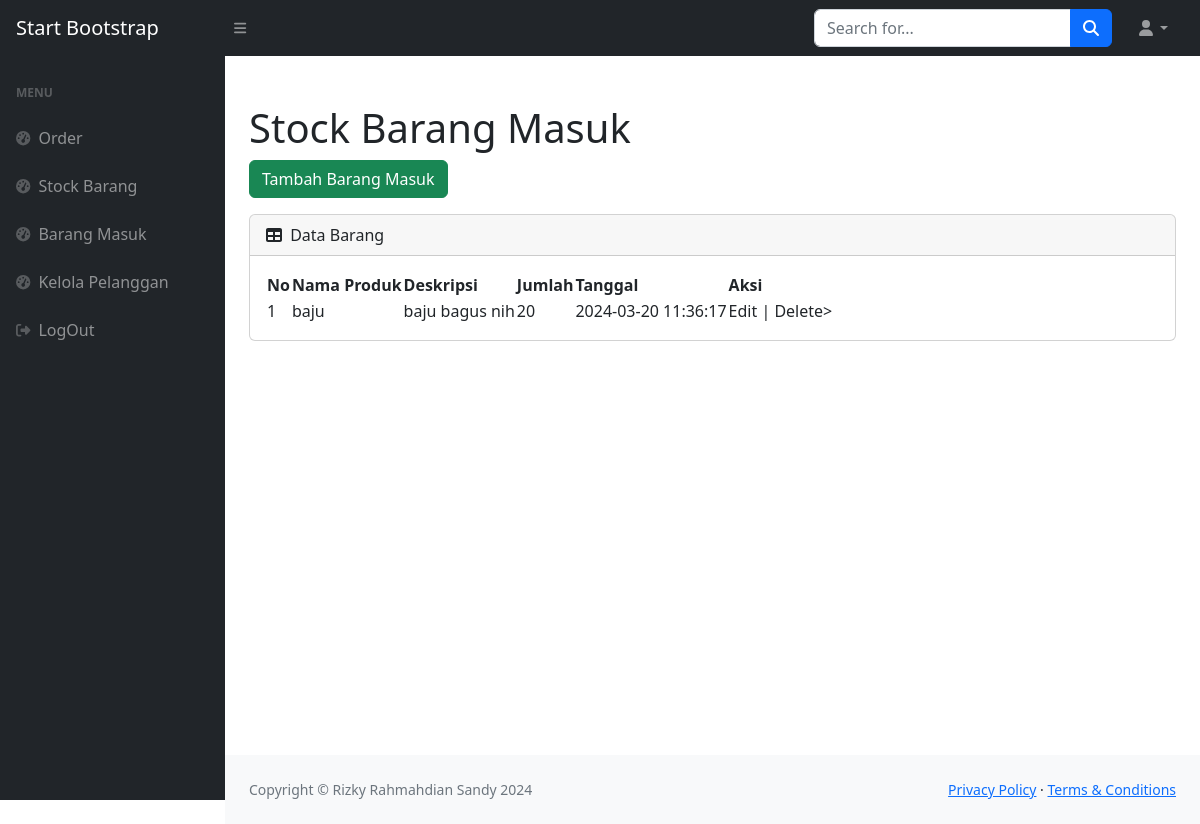
Page /masuk.php (signed in) on the committed database.
### tables this page shows
CREATE TABLE `masuk` (
  `id_masuk` int(11) NOT NULL,
  `id_produk` int(11) NOT NULL,
  `qty` int(11) NOT NULL,
  `tgl_masuk` datetime NOT NULL DEFAULT current_timestamp()
);

CREATE TABLE `produk` (
  `id_produk` int(11) NOT NULL,
  `nama_produk` varchar(35) NOT NULL,
  `deskripsi` varchar(35) NOT NULL,
  `harga` int(11) NOT NULL,
  `stock` int(11) NOT NULL
);

### masuk.php (the view, shortened to what this page needs)
<?php
require('template/header.php') ; require('ceklogin.php');
$barang = mysqli_query($koneksi, "SELECT * FROM masuk m, produk p WHERE m.id_produk=p.id_produk")
?>
<?php require('template/header.php');?>
    <body class="sb-nav-fixed">
        <nav class="sb-topnav navbar navbar-expand navbar-dark bg-dark">
            <a class="navbar-brand ps-3" href="index.php">Start Bootstrap</a>
            <button class="btn btn-link btn-sm order-1 order-lg-0 me-4 me-lg-0" id="sidebarToggle" href="#!"><i class="fas fa-bars"></i></button>
            <form class="d-none d-md-inline-block form-inline ms-auto me-0 me-md-3 my-2 my-md-0">
                <div class="input-group">
                    <input class="form-control" type="text" placeholder="Search for..." aria-label="Search for..." aria-describedby="btnNavbarSearch" />
                    <button class="btn btn-primary" id="btnNavbarSearch" type="button"><i class="fas fa-search"></i></button>
                </div>
            </form>
            <ul class="navbar-nav ms-auto ms-md-0 me-3 me-lg-4">
                <li class="nav-item dropdown">
                    <a class="nav-link dropdown-toggle" id="navbarDropdown" href="#" role="button" data-bs-toggle="dropdown" aria-expanded="false"><i class="fas fa-user fa-fw"></i></a>
                </li>
            </ul>
        </nav>
        <div id="layoutSidenav">
            <div id="layoutSidenav_nav">
                <nav class="sb-sidenav accordion sb-sidenav-dark" id="sidenavAccordion">
                    <div class="sb-sidenav-menu">
                        <div class="nav">
                            <div class="sb-sidenav-menu-heading">Menu</div>
                            <a class="nav-link" href="index.php">
                                <div class="sb-nav-link-icon"><i class="fas fa-tachometer-alt"></i></div>
                                Order
                            </a>
                            <a class="nav-link" href="stock.php">
                                <div class="sb-nav-link-icon"><i class="fas fa-tachometer-alt"></i></div>
                                Stock Barang
                            </a>
                            <a class="nav-link" href="masuk.php">
                                <div class="sb-nav-link-icon"><i class="fas fa-tachometer-alt"></i></div>
                                Barang Masuk
                            </a>
                            <a class="nav-link" href="pelanggan.php">
                                <div class="sb-nav-link-icon"><i class="fas fa-tachometer-alt"></i></div>
                                Kelola Pelanggan
                            </a>
                            <a class="nav-link" href="logout.php">
                                <div class="sb-nav-link-icon"><i class="fas fa-sign-out-alt"></i></div>
                                LogOut
                            </a>
                        </div>
                    </div>
                </nav>
            </div>
            <div id="layoutSidenav_content">
                <main>
                    <div class="container-fluid px-4">
                        <h1 class="mt-4">Stock Barang Masuk</h1>
                        <div class="row">
                            <div class="col-xl-3 col-md-6">
                                <button type="button" class="btn btn-success" data-bs-toggle="modal" data-bs-target="#myModal">Tambah Barang Masuk</button>
                            </div>
                        </div>
                        <div class="card mb-4">
                            <div class="card-header">
                                <i class="fas fa-table me-1"></i>
                                Data Barang
                            </div>
                            <div class="card-body">
                                <table id="datatablesSimple">
                                    <thead>
                                        <tr>
                                            <th>No</th>
                                            <th>Nama Produk</th>
                                            <th>Deskripsi</th>
                                            <th>Jumlah</th>
                                            <th>Tanggal</th>
                                            <th>Aksi</th>
                                        </tr>
                                    </thead>
                                    <tbody>
                                        <?php  $i=1; ?>
                                        <?php foreach($barang as $br ): ?>
                                        <tr>
                                            <td><?= $i; ?></td>
                                            <td><?= $br['nama_produk']; ?></td>
                                            <td><?= $br['deskripsi']; ?></td>
                                            <td><?= $br['qty']; ?></td>
                                            <td><?= $br['tgl_masuk']; ?></td>
                                            <td>Edit | Delete></td>
                                        </tr>
                                        <?php $i++;?>
                                        <?php endforeach?>
                                    </tbody>
                                </table>
                            </div>
                        </div>
                    </div>
                </main>
                <?php require ('template/footer.php')?>
            </div>
        </div>
    </body>
</html>

### rows in the picture
masuk: id_produk.nama_produk "baju", id_produk.deskripsi "baju bagus nih", qty "20", tgl_masuk "2024-03-20 11:36:17"
